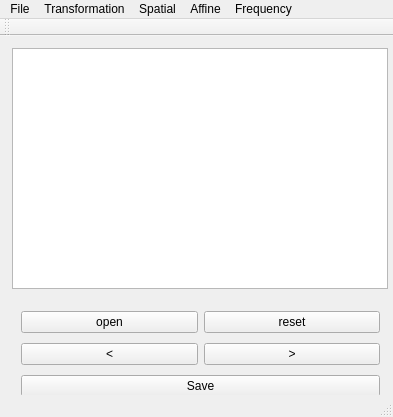
<?xml version="1.0" encoding="UTF-8"?>
<ui version="4.0">
 <class>MainWindow</class>
 <widget class="QMainWindow" name="MainWindow">
  <property name="geometry">
   <rect>
    <x>0</x>
    <y>0</y>
    <width>393</width>
    <height>417</height>
   </rect>
  </property>
  <property name="windowTitle">
   <string>MainWindow</string>
  </property>
  <widget class="QWidget" name="centralWidget">
   <widget class="QGraphicsView" name="graphicsView">
    <property name="geometry">
     <rect>
      <x>12</x>
      <y>12</y>
      <width>376</width>
      <height>241</height>
     </rect>
    </property>
   </widget>
   <widget class="QWidget" name="">
    <property name="geometry">
     <rect>
      <x>10</x>
      <y>260</y>
      <width>381</width>
      <height>117</height>
     </rect>
    </property>
    <layout class="QVBoxLayout" name="verticalLayout">
     <item>
      <layout class="QHBoxLayout" name="horizontalLayout">
       <item>
        <widget class="QPushButton" name="open">
         <property name="text">
          <string>open</string>
         </property>
        </widget>
       </item>
       <item>
        <widget class="QPushButton" name="reset">
         <property name="text">
          <string>reset</string>
         </property>
        </widget>
       </item>
      </layout>
     </item>
     <item>
      <layout class="QHBoxLayout" name="horizontalLayout_2">
       <item>
        <widget class="QPushButton" name="last">
         <property name="text">
          <string>&lt;</string>
         </property>
        </widget>
       </item>
       <item>
        <widget class="QPushButton" name="next">
         <property name="text">
          <string>&gt;</string>
         </property>
        </widget>
       </item>
      </layout>
     </item>
     <item>
      <widget class="QPushButton" name="save">
       <property name="text">
        <string>Save</string>
       </property>
      </widget>
     </item>
    </layout>
   </widget>
  </widget>
  <widget class="QMenuBar" name="menuBar">
   <property name="geometry">
    <rect>
     <x>0</x>
     <y>0</y>
     <width>393</width>
     <height>22</height>
    </rect>
   </property>
   <widget class="QMenu" name="menuTransformation">
    <property name="title">
     <string>Transformation</string>
    </property>
    <addaction name="actionRgb2gray"/>
    <addaction name="actionlogtransform"/>
    <addaction name="actioninverse"/>
    <addaction name="actionHistEq"/>
    <addaction name="actionColorHistEq"/>
    <addaction name="actionColorHisteq1"/>
   </widget>
   <widget class="QMenu" name="menuSpatial">
    <property name="title">
     <string>Spatial</string>
    </property>
    <addaction name="actionLinear"/>
    <addaction name="actionGaussBlur"/>
    <addaction name="actionBilateralFilter"/>
    <addaction name="actionMedianFilter"/>
    <addaction name="actionExpandFilter"/>
    <addaction name="actionCorrosionFilter"/>
   </widget>
   <widget class="QMenu" name="menuAffine">
    <property name="title">
     <string>Affine</string>
    </property>
    <addaction name="actionTransformation"/>
   </widget>
   <widget class="QMenu" name="menuFrequency">
    <property name="title">
     <string>Frequency</string>
    </property>
    <addaction name="actionFFT"/>
    <addaction name="actionLP"/>
    <addaction name="actionHP"/>
   </widget>
   <widget class="QMenu" name="menuFile">
    <property name="title">
     <string>File</string>
    </property>
    <addaction name="actionOpen"/>
    <addaction name="actionsave"/>
    <addaction name="actionReset"/>
    <addaction name="actionPrevious"/>
    <addaction name="actionNext1"/>
   </widget>
   <addaction name="menuFile"/>
   <addaction name="menuTransformation"/>
   <addaction name="menuSpatial"/>
   <addaction name="menuAffine"/>
   <addaction name="menuFrequency"/>
  </widget>
  <widget class="QToolBar" name="mainToolBar">
   <attribute name="toolBarArea">
    <enum>TopToolBarArea</enum>
   </attribute>
   <attribute name="toolBarBreak">
    <bool>false</bool>
   </attribute>
  </widget>
  <widget class="QStatusBar" name="statusBar"/>
  <action name="actionrgbtogray">
   <property name="text">
    <string>rgbtogray</string>
   </property>
  </action>
  <action name="actionRgb2gray">
   <property name="text">
    <string>actionRgb2gray</string>
   </property>
  </action>
  <action name="actionreverse">
   <property name="text">
    <string>reverse</string>
   </property>
  </action>
  <action name="actionlog_tranform">
   <property name="text">
    <string>log tranform</string>
   </property>
  </action>
  <action name="actionlogtransform">
   <property name="text">
    <string>logtransform</string>
   </property>
  </action>
  <action name="actioninverse">
   <property name="text">
    <string>inverse</string>
   </property>
  </action>
  <action name="actionHistEq1">
   <property name="text">
    <string>histeq 1</string>
   </property>
  </action>
  <action name="actionHistEq">
   <property name="text">
    <string>histeq</string>
   </property>
  </action>
  <action name="actionColorHistEq">
   <property name="text">
    <string>color histeq</string>
   </property>
  </action>
  <action name="actionHistgramEqualization">
   <property name="text">
    <string>histgram equalization</string>
   </property>
  </action>
  <action name="actioncolor_histeq">
   <property name="text">
    <string>color histeq</string>
   </property>
  </action>
  <action name="actionColorHisteq1">
   <property name="text">
    <string>color histeq 1</string>
   </property>
  </action>
  <action name="actionLinear">
   <property name="text">
    <string>Linear</string>
   </property>
  </action>
  <action name="actionGaussBlur">
   <property name="text">
    <string>Gauss Blur</string>
   </property>
  </action>
  <action name="actionBilateralFilter">
   <property name="text">
    <string>Bilateal Filter</string>
   </property>
  </action>
  <action name="actionMedianFilter">
   <property name="text">
    <string>Median Filter</string>
   </property>
  </action>
  <action name="actionExpandFilter">
   <property name="text">
    <string>Expand Filter</string>
   </property>
  </action>
  <action name="actionCorrosionFilter">
   <property name="text">
    <string>Corrosion Filter</string>
   </property>
  </action>
  <action name="actionTransformation">
   <property name="text">
    <string>Transformation</string>
   </property>
  </action>
  <action name="actionFFT">
   <property name="text">
    <string>FFT</string>
   </property>
  </action>
  <action name="actionOpen">
   <property name="text">
    <string>Open</string>
   </property>
  </action>
  <action name="actionsave">
   <property name="text">
    <string>Save</string>
   </property>
  </action>
  <action name="actionReset">
   <property name="text">
    <string>Reset</string>
   </property>
  </action>
  <action name="actionPrevious">
   <property name="text">
    <string>Previous</string>
   </property>
  </action>
  <action name="actionNext1">
   <property name="text">
    <string>Next</string>
   </property>
  </action>
  <action name="actionLP">
   <property name="text">
    <string>LP </string>
   </property>
  </action>
  <action name="actionHP">
   <property name="text">
    <string>HP</string>
   </property>
  </action>
 </widget>
 <layoutdefault spacing="6" margin="11"/>
 <resources/>
 <connections/>
</ui>
